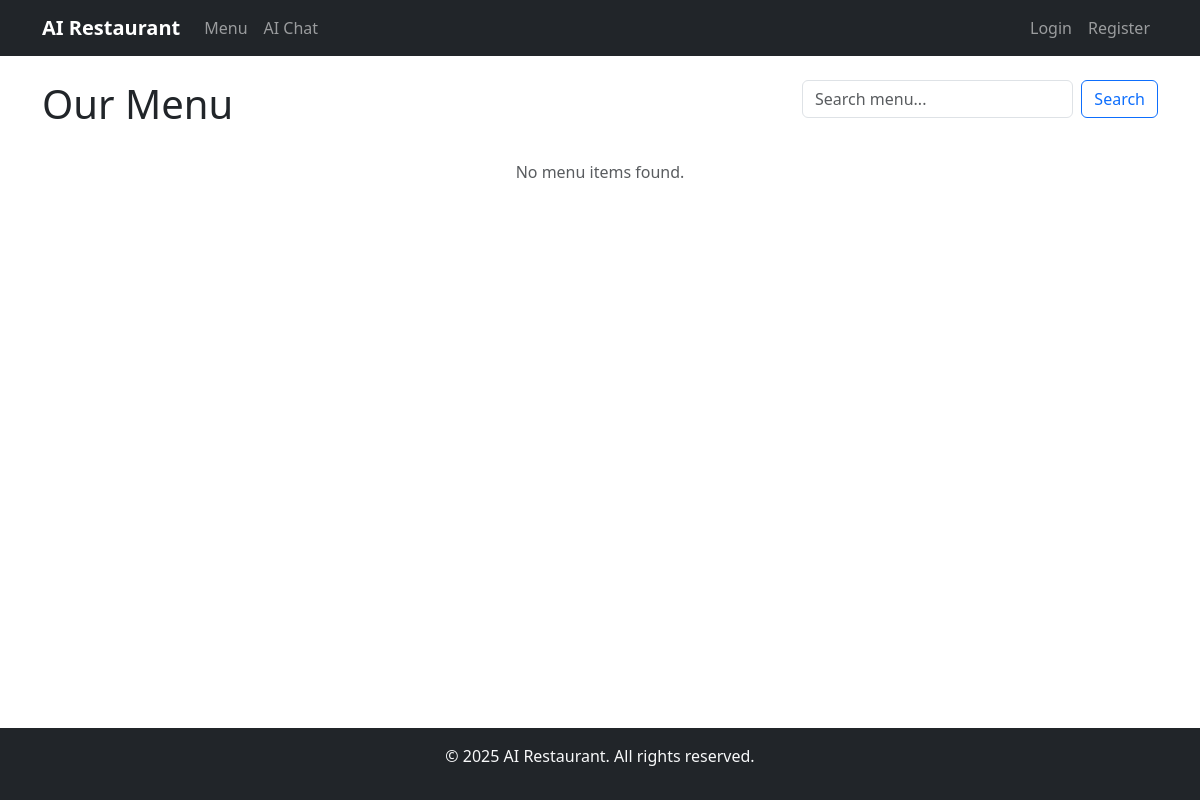
Before: / with the older database file.
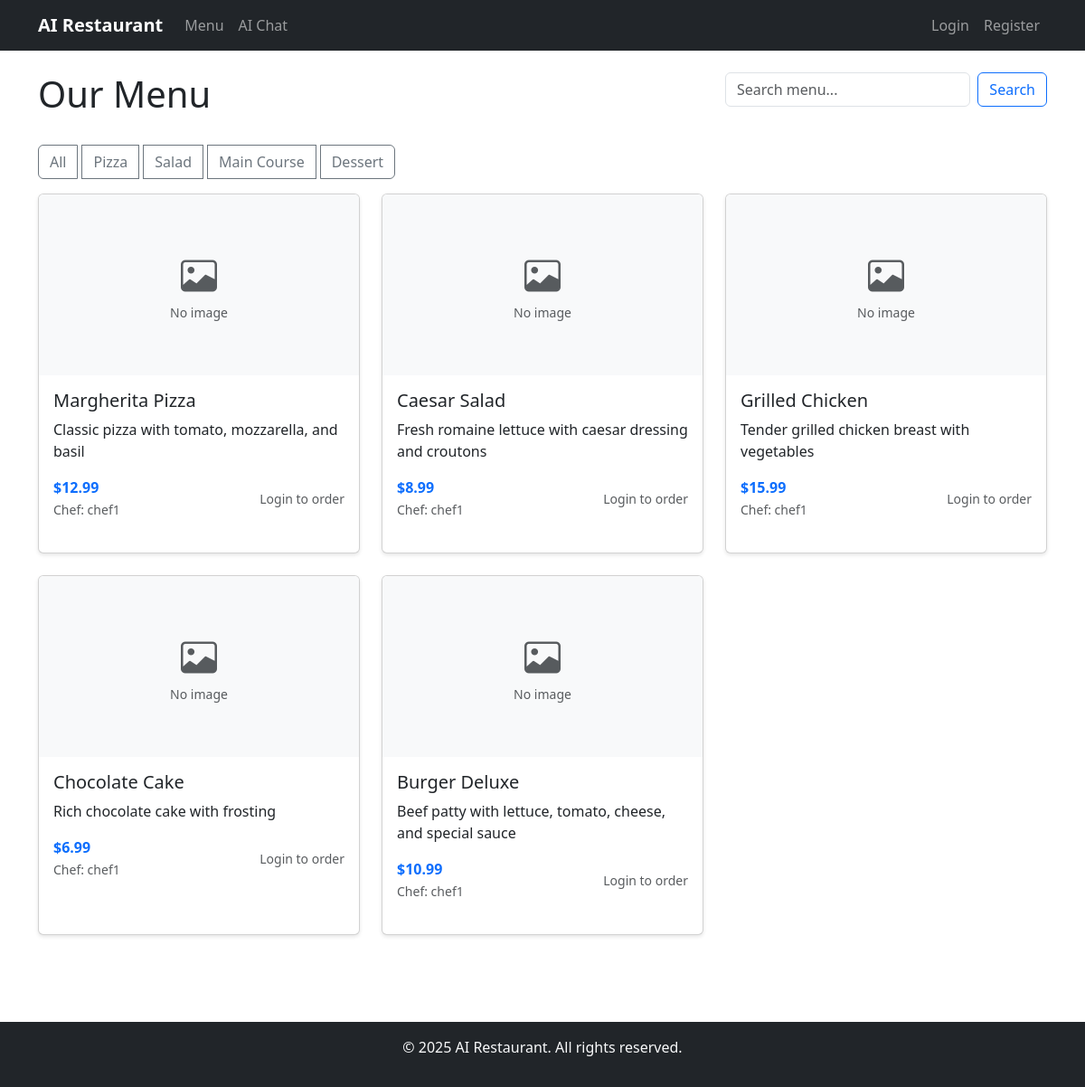
After: the same page with the newer database file.
### Online_Restaurant/models.py (models this page shows, shortened)
class Menu(db.Model):
    __tablename__ = 'menu'
    id = db.Column(db.Integer, primary_key=True)
    name = db.Column(db.String(100), nullable=False)
    description = db.Column(db.Text)
    price = db.Column(db.Float, nullable=False)
    image_path = db.Column(db.String(255))
    chef_id = db.Column(db.Integer, db.ForeignKey('users.id'), nullable=True)
    category = db.Column(db.String(50))
    is_available = db.Column(db.Boolean, default=True)
    created_at = db.Column(db.DateTime, default=datetime.utcnow)
    order_items = db.relationship('OrderItem', backref='menu_item', lazy='dynamic')
    ratings = db.relationship('Rating', backref='menu_item', lazy='dynamic')
    def average_rating(self):
        ratings = self.ratings.all()
        if not ratings:
            return 0.0
        return sum(r.rating for r in ratings) / len(ratings)

class User(UserMixin, db.Model):
    __tablename__ = 'users'
    id = db.Column(db.Integer, primary_key=True)
    username = db.Column(db.String(80), unique=True, nullable=False, index=True)
    email = db.Column(db.String(120), unique=True, nullable=False)
    password_hash = db.Column(db.String(255), nullable=False)
    role = db.Column(db.String(20), nullable=False, default='Visitor')  # Visitor, Customer, VIP, Chef, DeliveryPerson, Manager
    balance = db.Column(db.Float, default=0.0)
    salary = db.Column(db.Float, default=0.0)  # For employees
    created_at = db.Column(db.DateTime, default=datetime.utcnow)
    is_active = db.Column(db.Boolean, default=True)
    orders_placed = db.relationship('Order', foreign_keys='Order.customer_id', backref='customer', lazy='dynamic')
    orders_delivered = db.relationship('Order', foreign_keys='Order.delivery_person_id', backref='delivery_person', lazy='dynamic')
    complaints_filed = db.relationship('Complaint', foreign_keys='Complaint.filed_by_id', backref='filer', lazy='dynamic')
    complaints_received = db.relationship('Complaint', foreign_keys='Complaint.filed_against_id', backref='target', lazy='dynamic')
    compliments_filed = db.relationship('Compliment', foreign_keys='Compliment.filed_by_id', backref='filer', lazy='dynamic')
    compliments_received = db.relationship('Compliment', foreign_keys='Compliment.filed_against_id', backref='target', lazy='dynamic')
    warnings = db.relationship('Warning', backref='user', lazy='dynamic')
    ratings_given = db.relationship('Rating', foreign_keys='Rating.customer_id', lazy='dynamic')
    menu_items = db.relationship('Menu', backref='chef', lazy='dynamic')

### Online_Restaurant/app.py (the view, shortened to what this page needs)
@app.route('/')
def index():
    search = request.args.get('search', '')
    category = request.args.get('category', '')
    query = Menu.query.filter_by(is_available=True)
    if search:
        query = query.filter(Menu.name.contains(search) | Menu.description.contains(search))
    if category:
        query = query.filter_by(category=category)
    menu_items = query.all()
    personalized_items = {}
    categories = db.session.query(Menu.category).distinct().all()
    categories = [c[0] for c in categories if c[0]]
    return render_template('index.html',
                         menu_items=menu_items,
                         search=search,
                         category=category,
                         categories=categories,
                         personalized_items=personalized_items)

### Online_Restaurant/templates/index.html (shortened to what this page needs)
{% extends "base.html" %}
{% block content %}
<div class="row mb-4">
    <div class="col-md-8">
        <h1>Our Menu</h1>
    </div>
    <div class="col-md-4">
        <form method="GET" action="{{ url_for('index') }}" class="d-flex">
            <input class="form-control me-2" type="search" name="search" placeholder="Search menu..." value="{{ search }}">
            <button class="btn btn-outline-primary" type="submit">Search</button>
        </form>
    </div>
</div>
<div class="mb-3">
    {% if categories %}
    <div class="btn-group" role="group">
        <a href="{{ url_for('index') }}" class="btn btn-outline-secondary">All</a>
        {% for cat in categories %}
        <a href="{{ url_for('index', category=cat) }}"
           class="btn btn-outline-secondary {% if category == cat %}active{% endif %}">{{ cat }}</a>
        {% endfor %}
    </div>
    {% endif %}
</div>
<div class="row">
    {% for item in menu_items %}
    <div class="col-md-4 mb-4">
        <div class="card h-100">
            {% if item.image_path %}
            <img src="{{ url_for('static', filename='images/' + item.image_path) }}"
                 class="card-img-top" alt="{{ item.name }}" style="height: 200px; object-fit: cover;">
            {% else %}
            <div class="card-img-top d-flex align-items-center justify-content-center bg-light" style="height: 200px;">
                <div class="text-center">
                    <i class="bi bi-image fs-1 text-muted"></i>
                    <p class="text-muted small mb-0">No image</p>
                </div>
            </div>
            {% endif %}
            <div class="card-body">
                <h5 class="card-title">{{ item.name }}</h5>
                <p class="card-text">{{ item.description or 'Delicious item from our kitchen' }}</p>
                <div class="d-flex justify-content-between align-items-center">
                    <div>
                        <strong class="text-primary">${{ "%.2f"|format(item.price) }}</strong>
                        {% if item.chef %}
                        <br><small class="text-muted">Chef: {{ item.chef.username }}</small>
                        {% endif %}
                        {% set avg_rating = item.average_rating() %}
                    </div>
                    {% if current_user.is_authenticated and current_user.is_customer() %}
                    <form method="POST" action="{{ url_for('add_to_cart', menu_id=item.id) }}" class="d-inline">
                        <div class="input-group" style="width: 120px;">
                            <input type="number" name="quantity" value="1" min="1" class="form-control form-control-sm" style="width: 60px;">
                            <button type="submit" class="btn btn-primary btn-sm">
                                <i class="bi bi-cart-plus"></i>
                            </button>
                        </div>
                    </form>
                    {% elif not current_user.is_authenticated %}
                    <small class="text-muted">Login to order</small>
                    {% endif %}
                </div>
            </div>
        </div>
    </div>
    {% else %}
    <div class="col-12">
        <p class="text-center text-muted">No menu items found.</p>
    </div>
    {% endfor %}
</div>
{% endblock %}

### Online_Restaurant/templates/base.html (shortened to what this page needs)
<!DOCTYPE html>
<html lang="en">
<head>
    <link href="https://cdn.jsdelivr.net/npm/bootstrap@5.3.0/dist/css/bootstrap.min.css" rel="stylesheet">
    <link rel="stylesheet" href="https://cdn.jsdelivr.net/npm/bootstrap-icons@1.11.0/font/bootstrap-icons.css">
    <link rel="stylesheet" href="{{ url_for('static', filename='css/style.css') }}">
</head>
<body>
    <nav class="navbar navbar-expand-lg navbar-dark bg-dark">
        <div class="container">
            <a class="navbar-brand" href="{{ url_for('index') }}">
                 AI Restaurant
            </a>
            <div class="collapse navbar-collapse" id="navbarNav">
                <ul class="navbar-nav me-auto">
                    <li class="nav-item">
                        <a class="nav-link" href="{{ url_for('index') }}">Menu</a>
                    </li>
                    <li class="nav-item">
                        <a class="nav-link" href="{{ url_for('ai_chat') }}">AI Chat</a>
                    </li>
                </ul>
                <ul class="navbar-nav">
                    {% if current_user.is_authenticated %}
                        <li class="nav-item dropdown">
                            <a class="nav-link dropdown-toggle" href="#" id="navbarDropdown" role="button" data-bs-toggle="dropdown">
                                <i class="bi bi-person-circle"></i> {{ current_user.username }}
                                {% if current_user.is_vip() %}
                                    <span class="badge bg-warning">VIP</span>
                                {% endif %}
                            </a>
                            <ul class="dropdown-menu">
                                <li><a class="dropdown-item" href="{{ url_for('my_complaints') }}">My Complaints</a></li>
                                <li><a class="dropdown-item" href="{{ url_for('file_complaint') }}">File Complaint</a></li>
                                <li><a class="dropdown-item" href="{{ url_for('file_compliment') }}">File Compliment</a></li>
                                <li><hr class="dropdown-divider"></li>
                                <li><a class="dropdown-item" href="{{ url_for('logout') }}">Logout</a></li>
                            </ul>
                        </li>
                    {% else %}
                        <li class="nav-item">
                            <a class="nav-link" href="{{ url_for('login') }}">Login</a>
                        </li>
                        <li class="nav-item">
                            <a class="nav-link" href="{{ url_for('register') }}">Register</a>
                        </li>
                    {% endif %}
                </ul>
            </div>
        </div>
    </nav>
    <main class="container my-4">
        {% block content %}{% endblock %}
    </main>
    <footer class="bg-dark text-light text-center py-3 mt-5">
        <div class="container">
            <p>&copy; 2025 AI Restaurant. All rights reserved.</p>
        </div>
    </footer>
</body>
</html>

### Online_Restaurant/static/css/style.css (style rules this page uses)
body { min-height: 100vh; display: flex; flex-direction: column; }
main { flex: 1; }
.navbar-brand { font-weight: bold; }
.card { box-shadow: 0 2px 4px rgba(0,0,0,0.1); margin-bottom: 20px; }
.card-img-top { width: 100%; height: 200px; object-fit: cover; }
.btn-group .btn { margin-right: 5px; }
footer { margin-top: auto; }

Changed rows visible on the page:
added Menu: shows "No image", name "Margherita Pizza", description "Classic pizza with tomato, mozzarella, and basil", price "12.99", chef.username "chef1"
added Menu: shows "No image", name "Caesar Salad", description "Fresh romaine lettuce with caesar dressing and croutons", price "8.99", chef.username "chef1"
added Menu: shows "No image", name "Grilled Chicken", description "Tender grilled chicken breast with vegetables", price "15.99", chef.username "chef1"
added Menu: shows "No image", name "Chocolate Cake", description "Rich chocolate cake with frosting", price "6.99", chef.username "chef1"
added Menu: shows "No image", name "Burger Deluxe", description "Beef patty with lettuce, tomato, cheese, and special sauce", price "10.99", chef.username "chef1"
Other visible differences:
text no longer shown: "No menu items found."
text now shown: "All"
new list line: "Pizza"
new list line: "Salad"
new list line: "Main Course"
new list line: "Dessert"
